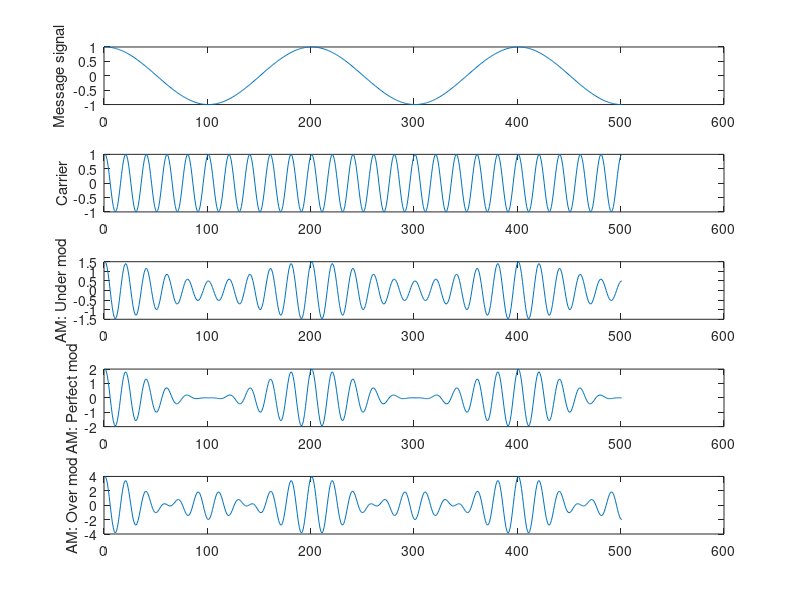

The MATLAB source for this figure:
clc; clear all; close all;

% AM signal formation
Ac=1; % carrier amplitude
fc=0.5; % carrier frequency
Am=1; % message signal amplitude
fm=0.05; % message signal frequency
Fs=100; % sampling rate/frequency

t=0:0.1:50; % defining the time range & disseminating it into samples
ct=Ac*cos(2*pi*fc*t); % defining the carrier signal wave
mt=Am*cos(2*pi*fm*t); % defining the message signal

subplot(5,1,1); % plotting the message signal wave
plot(mt);
ylabel('Message signal');
subplot(5,1,2); % plotting the carrier signal wave
plot(ct);
ylabel('Carrier');

% under modulation
ka=0.5; % Amplitude sensitivity
AM=ct.*(1+ka*mt); % Amplitude modulated wave, according to the standard definition

subplot(5,1,3); % plotting the amplitude modulated wave
plot(AM);
ylabel('AM: Under mod');

% perfect modulation
ka=1; % Amplitude sensitivity
AM=ct.*(1+ka*mt); % Amplitude modulated wave, according to the standard definition

subplot(5,1,4); % plotting the amplitude modulated wave
plot(AM);
ylabel('AM: Perfect mod');

% over modulation
ka=3; % Amplitude sensitivity
AM=ct.*(1+ka*mt); % Amplitude modulated wave, according to the standard definition

subplot(5,1,5); % plotting the amplitude modulated wave
plot(AM);
ylabel('AM: Over mod');
